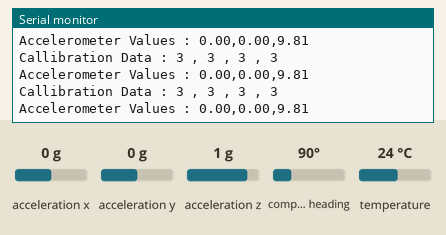
Bench run of a sketch on a simulated Arduino Uno, built with avr-gcc and run on an emulated ATmega328P. On the bench: the last lines printed to the serial monitor. Inputs (shaded band) come from the test bench; at power-on: acceleration x 0 g, acceleration y 0 g, acceleration z 1 g, compass heading 90°, temperature 24 °C.

Above: at 2.2 s.
2.3 s: acceleration x set to -1.4 g
At 2.45 s:
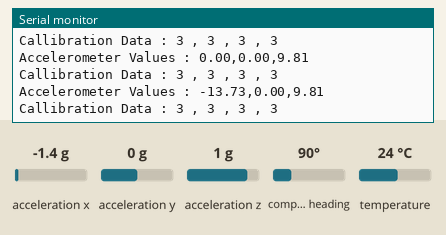
3.8 s: acceleration y set to -1.4 g
At 3.8 s:
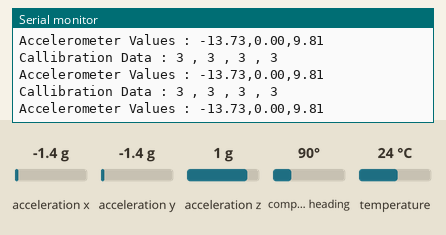
6.8 s: acceleration z set to -1.4 g
At 6.8 s:
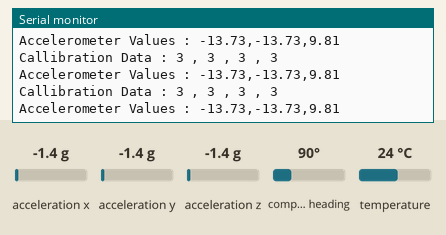
9.8 s: acceleration x set to -0.8 g
At 9.8 s:
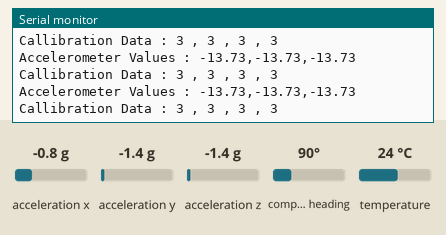
Timing chart, 0 to 12.8 s (numbered marks = the images above; inputs shaded):
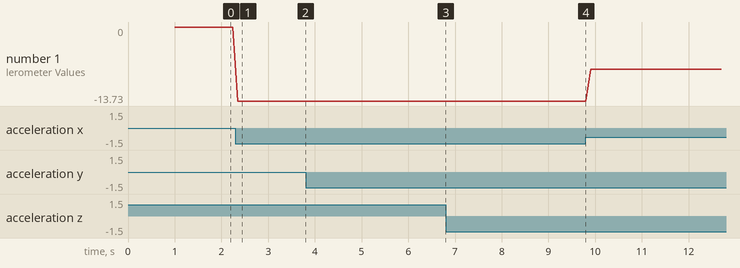

The sketch:

CALLIBRATION_CHECK.ino
```cpp
#include <Wire.h>
#include <Adafruit_Sensor.h>
#include <Adafruit_BNO055.h>
#include <utility/imumaths.h>

#define BNO055_SAMPLERATE_DELAY_MS (100)

Adafruit_BNO055 myIMU = Adafruit_BNO055(55);

void setup() {
  // put your setup code here, to run once:
  Serial.begin(115200);
  myIMU.begin();
  delay(1000);
  int8_t temp= myIMU.getTemp();
  myIMU.setExtCrystalUse(true);
  Serial.println(temp);
}

void loop() {

  uint8_t system, acc, gyro, mag = 0;

  // To get the system callibrations good, you must get the acc, gyro and mag callibration good
  // Make sure all the values come upto 3, for fullc callibration
  // Gyro is the most easy to callibrate (30 seconds - 1 min)
  // Magnetometer callibration - Swing around in figure around 8 (30 seconds - 1 min)
  // Accelerometer - Move and hold in all axes for full callibration (30 seconds - 1 min)

  myIMU.getCalibration(&system, &gyro, &acc, &mag);
  Serial.print("Callibration Data : ");
  Serial.print(acc);
  Serial.print(" , ");
  Serial.print(gyro);
  Serial.print(" , ");
  Serial.print(mag);
  Serial.print(" , ");
  Serial.println(system);

  imu::Vector<3> acc_vec = myIMU.getVector(Adafruit_BNO055::VECTOR_ACCELEROMETER);

  Serial.print("Accelerometer Values : ");
  Serial.print(acc_vec.x());
  Serial.print(",");
  Serial.print(acc_vec.y());
  Serial.print(",");
  // Verify the callibration by making sure the acc_vec.z() is around 9.8 m/s^2
  Serial.println(acc_vec.z());
  delay(BNO055_SAMPLERATE_DELAY_MS);
}
```

Measured:
- after the input at 2.3 s, the serial monitor: prints a new line after 0.05 s (image 1)
- plotted number 1: 0 → -13.73 after the input at 2.3 s, -13.73 → -7.85 after the input at 9.8 s
